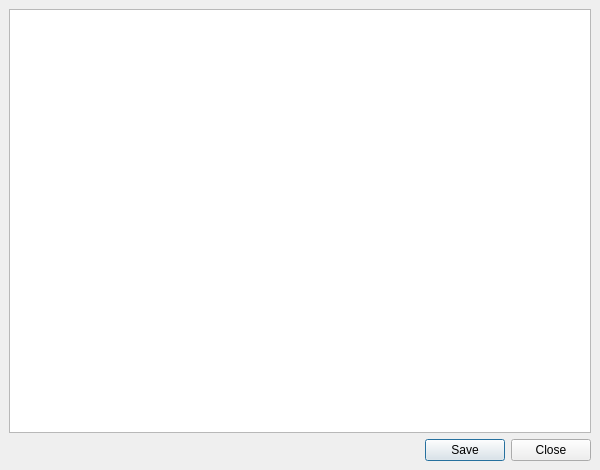
<?xml version="1.0" encoding="UTF-8"?>
<ui version="4.0">
 <class>MainWindow</class>
 <widget class="QMainWindow" name="MainWindow">
  <property name="geometry">
   <rect>
    <x>0</x>
    <y>0</y>
    <width>600</width>
    <height>470</height>
   </rect>
  </property>
  <property name="minimumSize">
   <size>
    <width>600</width>
    <height>470</height>
   </size>
  </property>
  <property name="maximumSize">
   <size>
    <width>600</width>
    <height>470</height>
   </size>
  </property>
  <property name="windowTitle">
   <string>Output</string>
  </property>
  <widget class="QWidget" name="centralwidget">
   <layout class="QVBoxLayout" name="verticalLayout">
    <item>
     <widget class="QPlainTextEdit" name="plainTextEdit">
      <property name="readOnly">
       <bool>true</bool>
      </property>
      <property name="textInteractionFlags">
       <set>Qt::NoTextInteraction</set>
      </property>
     </widget>
    </item>
    <item>
     <widget class="QDialogButtonBox" name="buttonBox">
      <property name="standardButtons">
       <set>QDialogButtonBox::Close|QDialogButtonBox::Save</set>
      </property>
      <property name="centerButtons">
       <bool>false</bool>
      </property>
     </widget>
    </item>
   </layout>
  </widget>
 </widget>
 <resources/>
 <connections/>
</ui>
